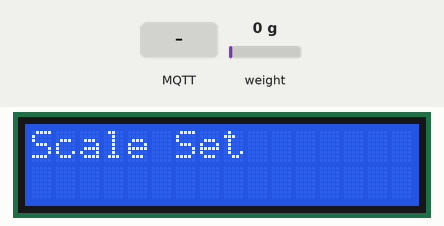
Simulated run of this sketch. Board: ESP8266 (NodeMCU). Parts: 16×2 character LCD. The inputs (shaded band) are chosen by the test bench; at power-on: weight on the scale 0 g. WiFi joins after 1.5 s; servers stay silent unless stated; no MQTT or app messages arrive unless stated; what the sketch prints to the serial monitor is not drawn.

Above: at 2.8 s.
At 4.3 s:
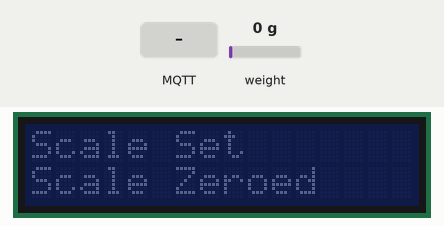
At 6.4 s:
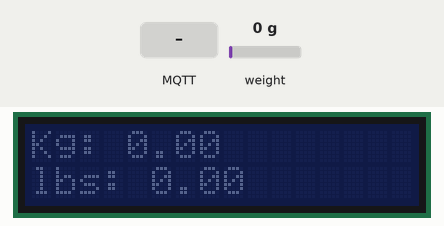
6.5 s: MQTT message "1" arrives on the first subscribed topic
Timing chart, 0 to 9.5 s (numbered marks = the images above; inputs shaded):
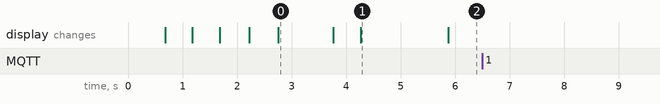

The sketch:

Bed_Sensor.ino
```cpp
#include <Arduino.h>
#include <HX711.h>
#include <ESP8266WiFi.h>
#include <PubSubClient.h>
#include "config.h"
#include <Wire.h>
#include <LiquidCrystal_I2C.h>

LiquidCrystal_I2C lcd(0x27, 16, 2); // set the LCD address to 0x3F for a 16 chars and 2 line display

HX711 scale;                          // Initiate HX711 library
WiFiClient wifiClient;                // Initiate WiFi library
PubSubClient client(wifiClient);      // Initiate PubSubClient library
float last_reading = 0; // Float for last reading
void setup() {
  lcd.init(); // initialize the lcd
  lcd.init();
  // Print a message to the LCD.
  lcd.backlight();
  lcd.setCursor(0, 0);
  lcd.print("IoT Scale");
  lcd.setCursor(0, 1); //(position on line, line)
  lcd.print("Wifi / MQTT");
  delay(500);

  Serial.begin(74880);
  Serial.println();
  WiFi.mode(WIFI_STA);
  WiFi.begin(SSID, PASSWORD);
  Serial.print("Connecting...");
  lcd.setCursor(0, 0);
  lcd.print("Wifi Connecting");
  lcd.setCursor(0, 1); //(position on line, line)
  lcd.print("                ");
  lcd.setCursor(0, 1); //(position on line, line)

  while (WiFi.status() != WL_CONNECTED) {       // Wait till Wifi connected
    delay(500);
    Serial.print(".");
    lcd.print(".");
  }
  Serial.println();

  lcd.setCursor(0, 0);
  lcd.print("Connected, IP:  ");
  lcd.setCursor(0, 1); //(position on line, line)
  lcd.print("                ");
  lcd.setCursor(0, 1); //(position on line, line)
  lcd.print(WiFi.localIP());
  delay(500);
  Serial.print("Connected, IP address: ");
  Serial.println(WiFi.localIP());                     // Print IP address

  client.setServer(MQTT_SERVER, 1883);                // Set MQTT server and port number
  client.setCallback(callback);                       // Set callback address, this is used for remote tare
  scale.begin(LOADCELL_DOUT_PIN, LOADCELL_SCK_PIN);   // Start scale on specified pins
  scale.wait_ready();                                 //Ensure scale is ready, this is a blocking function
  scale.set_scale();
  Serial.println("Scale Set");
  lcd.setCursor(0, 0);
  lcd.print("Scale Set       ");
  lcd.setCursor(0, 1); //(position on line, line)
  lcd.print("                ");
  lcd.setCursor(0, 1); //(position on line, line)
  scale.wait_ready();
  scale.tare();                                       // Tare scale on startup
  scale.wait_ready();
  Serial.println("Scale Zeroed");
  lcd.print("Scale Zeroed");
  delay(500);
  lcd.noBacklight();
}

void loop() {
  float reading; // Float for reading
  float raw; // Float for raw value which can be useful
  scale.wait_ready(); // Wait till scale is ready, this is blocking if your hardware is not connected properly.
  scale.set_scale(calibration_factor);  // Sets the calibration factor.

  // Ensure we are still connected to MQTT Topics
  if (!client.connected()) {
    reconnect();
  }

  Serial.print("Reading: ");            // Prints weight readings in .2 decimal kg units.
  scale.wait_ready();
  reading = scale.get_units(10);        //Read scale in g/Kg
  reading = -1.0 * reading;             //did I wire this wrong? -abzman
  raw = scale.read_average(5);          //Read raw value from scale too
  Serial.print(reading, 2);
  Serial.println(" kg");
  Serial.print("Raw: ");
  Serial.println(raw);
  Serial.print("Calibration factor: "); // Prints calibration factor.
  Serial.println(calibration_factor);

  if (reading < 0) {
    reading = 0.00;     //Sets reading to 0 if it is a negative value, sometimes loadcells will drift into slightly negative values
  }
  lcd.setCursor(0, 0);
  lcd.print("                ");
  lcd.setCursor(0, 0);
  lcd.print("Kg: ");
  lcd.print(reading);
  lcd.setCursor(0, 1); //(position on line, line)
  lcd.print("                ");
  lcd.setCursor(0, 1); //(position on line, line)
  lcd.print("lbs: ");
  lcd.print(reading * 2.21);

  String value_str = String(reading);
  String value_raw_str = String(raw);

  if ((abs(reading - last_reading) < 1) && reading > 80) // measure my weight
  {
    client.publish(STATE_TOPIC, (char *)value_str.c_str());               // Publish weight to the STATE topic
    lcd.backlight();
  }
  else
  {
    lcd.noBacklight();
  }
  client.publish(STATE_RAW_TOPIC, (char *)value_raw_str.c_str());       // Publish raw value to the RAW topic
  client.publish(AVAILABILITY_TOPIC, "Online");         // Once connected, publish online to the availability topic


  last_reading = reading;
  client.loop();          // MQTT task loop
  scale.power_down();    // Puts the scale to sleep mode for 3 seconds. I had issues getting readings if I did not do this
  delay(3000);
  scale.power_up();
}

void reconnect() {
  while (!client.connected()) {       // Loop until connected to MQTT server
    Serial.print("Attempting MQTT connection...");
    //boolean connect(const char* id, const char* user, const char* pass, const char* willTopic, uint8_t willQos, boolean willRetain, const char* willMessage);
    //if (client.connect(HOSTNAME, mqtt_username, mqtt_password)) {       //Connect to MQTT server
    if (client.connect(HOSTNAME, mqtt_username, mqtt_password, AVAILABILITY_TOPIC, mqtt_will_qos, mqtt_will_retain, mqtt_will_message)) {       //Connect to MQTT server
      Serial.println("connected");
      client.publish(AVAILABILITY_TOPIC, "Online");         // Once connected, publish online to the availability topic
      client.subscribe(TARE_TOPIC);       //Subscribe to tare topic for remote tare
    } else {
      Serial.print("failed, rc=");
      Serial.print(client.state());
      Serial.println(" try again in 5 seconds");
      delay(5000);  // Will attempt connection again in 5 seconds
    }
  }
}

void callback(char* topic, byte* payload, unsigned int length) {
  if (strcmp(topic, TARE_TOPIC) == 0) {
    Serial.println("starting tare...");
    scale.wait_ready();
    scale.set_scale();
    scale.tare();       //Reset scale to zero
    Serial.println("Scale reset to zero");
  }
}
```

config.h
```cpp
// Wifi Settings
#define SSID                          "abz-fi"
#define PASSWORD                      "x"

// MQTT Settings
#define HOSTNAME                      "scale"
#define MQTT_SERVER                   "192.168.1.11"
#define STATE_TOPIC                   "tele/evan/inside/bathroom/scale"
#define STATE_RAW_TOPIC               "tele/evan/inside/bathroom/scale/raw"
#define AVAILABILITY_TOPIC            "tele/evan/inside/bathroom/scale/LWT"
#define TARE_TOPIC                    "cmnd/evan/inside/bathroom/scale/tare"
#define mqtt_username                 "mosquitto"
#define mqtt_password                 "hunter.2"
#define mqtt_will_qos                 2
#define mqtt_will_retain              1
#define mqtt_will_message             "Offline"

// HX711 Pins
const int LOADCELL_DOUT_PIN = 2; // Remember these are ESP GPIO pins, they are not the physical pins on the board.
const int LOADCELL_SCK_PIN = 3;
int calibration_factor = 18905; // Defines calibration factor we'll use for calibrating.
```

Measured:
- after the input at 6.5 s, every drawn part: stays the same
- what the display in image 0 shows lasts 1.0 s, from 2.8 s to 3.8 s
- what the display in image 1 shows lasts 1.6 s, from 4.3 s to 5.9 s
